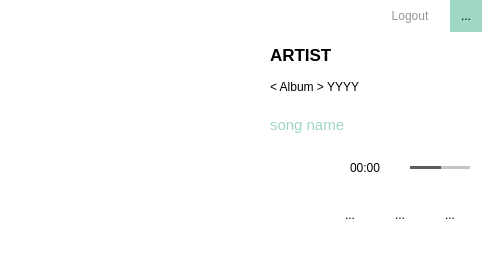
<?xml version="1.0" encoding="UTF-8"?>
<ui version="4.0">
 <class>doubanFM</class>
 <widget class="QWidget" name="doubanFM">
  <property name="geometry">
   <rect>
    <x>0</x>
    <y>0</y>
    <width>500</width>
    <height>255</height>
   </rect>
  </property>
  <property name="minimumSize">
   <size>
    <width>500</width>
    <height>255</height>
   </size>
  </property>
  <property name="maximumSize">
   <size>
    <width>500</width>
    <height>255</height>
   </size>
  </property>
  <property name="windowTitle">
   <string>Form</string>
  </property>
  <property name="styleSheet">
   <string notr="true">QWidget#doubanFM{
	background-color:white;
}</string>
  </property>
  <widget class="QToolButton" name="pauseButton">
   <property name="geometry">
    <rect>
     <x>450</x>
     <y>0</y>
     <width>32</width>
     <height>32</height>
    </rect>
   </property>
   <property name="minimumSize">
    <size>
     <width>32</width>
     <height>32</height>
    </size>
   </property>
   <property name="maximumSize">
    <size>
     <width>32</width>
     <height>32</height>
    </size>
   </property>
   <property name="styleSheet">
    <string notr="true">QToolButton#pauseButton{
	border:none;
	background-color: rgb(157, 214, 197);
}
QToolButton#pauseButton:hover{
	background-color:rgba(157,214,197,180);
}</string>
   </property>
   <property name="text">
    <string>...</string>
   </property>
   <property name="icon">
    <iconset resource="../icons.qrc">
     <normaloff>:/icons/pause.png</normaloff>:/icons/pause.png</iconset>
   </property>
   <property name="iconSize">
    <size>
     <width>32</width>
     <height>32</height>
    </size>
   </property>
  </widget>
  <widget class="QLabel" name="userLabel">
   <property name="geometry">
    <rect>
     <x>370</x>
     <y>0</y>
     <width>80</width>
     <height>32</height>
    </rect>
   </property>
   <property name="minimumSize">
    <size>
     <width>80</width>
     <height>32</height>
    </size>
   </property>
   <property name="maximumSize">
    <size>
     <width>80</width>
     <height>32</height>
    </size>
   </property>
   <property name="styleSheet">
    <string notr="true">QLabel#userLabel{
	color:rgb(147,152,146);
}</string>
   </property>
   <property name="text">
    <string>Logout</string>
   </property>
   <property name="alignment">
    <set>Qt::AlignCenter</set>
   </property>
  </widget>
  <widget class="QLabel" name="albumImageLabel">
   <property name="geometry">
    <rect>
     <x>0</x>
     <y>0</y>
     <width>250</width>
     <height>255</height>
    </rect>
   </property>
   <property name="minimumSize">
    <size>
     <width>250</width>
     <height>255</height>
    </size>
   </property>
   <property name="maximumSize">
    <size>
     <width>250</width>
     <height>255</height>
    </size>
   </property>
   <property name="frameShape">
    <enum>QFrame::NoFrame</enum>
   </property>
   <property name="frameShadow">
    <enum>QFrame::Plain</enum>
   </property>
   <property name="text">
    <string/>
   </property>
   <property name="pixmap">
    <pixmap resource="../icons.qrc">:/icons/use your imagination.jpg</pixmap>
   </property>
   <property name="scaledContents">
    <bool>true</bool>
   </property>
  </widget>
  <widget class="QLabel" name="artistLabel">
   <property name="geometry">
    <rect>
     <x>270</x>
     <y>40</y>
     <width>200</width>
     <height>30</height>
    </rect>
   </property>
   <property name="minimumSize">
    <size>
     <width>200</width>
     <height>30</height>
    </size>
   </property>
   <property name="maximumSize">
    <size>
     <width>200</width>
     <height>30</height>
    </size>
   </property>
   <property name="font">
    <font>
     <pointsize>13</pointsize>
     <weight>75</weight>
     <bold>true</bold>
    </font>
   </property>
   <property name="text">
    <string>ARTIST</string>
   </property>
  </widget>
  <widget class="QLabel" name="albumLabel">
   <property name="geometry">
    <rect>
     <x>270</x>
     <y>75</y>
     <width>200</width>
     <height>25</height>
    </rect>
   </property>
   <property name="minimumSize">
    <size>
     <width>200</width>
     <height>25</height>
    </size>
   </property>
   <property name="maximumSize">
    <size>
     <width>200</width>
     <height>25</height>
    </size>
   </property>
   <property name="text">
    <string>&lt; Album &gt; YYYY</string>
   </property>
  </widget>
  <widget class="QLabel" name="songLabel">
   <property name="geometry">
    <rect>
     <x>270</x>
     <y>115</y>
     <width>200</width>
     <height>20</height>
    </rect>
   </property>
   <property name="minimumSize">
    <size>
     <width>200</width>
     <height>20</height>
    </size>
   </property>
   <property name="maximumSize">
    <size>
     <width>200</width>
     <height>20</height>
    </size>
   </property>
   <property name="font">
    <font>
     <pointsize>11</pointsize>
    </font>
   </property>
   <property name="styleSheet">
    <string notr="true">QLabel#songLabel{
	
	color: rgb(157, 214, 197);
}</string>
   </property>
   <property name="text">
    <string>song name</string>
   </property>
  </widget>
  <widget class="Phonon::SeekSlider" name="seekSlider" native="true">
   <property name="geometry">
    <rect>
     <x>270</x>
     <y>140</y>
     <width>200</width>
     <height>15</height>
    </rect>
   </property>
   <property name="styleSheet">
    <string notr="true">QSlider::groove:horizontal {
border: none;
height: 3px; /* the groove expands to the size of the slider by default. by giving it
a height, it has a fixed size */
background: qlineargradient(x1:0, y1:0, x2:0, y2:1, stop:0 #B1B1B1, stop:1 #c4c4c4);
margin: 0px 0;
}
QSlider::handle:horizontal {
/*background: qlineargradient(x1:0, y1:0, x2:1, y2:1, stop:0 #b4b4b4, stop:1 #8f8f8f); */
background:rgb(157, 214, 197);
border: 0px solid rgb(157, 214, 197);
width: 0px;
margin: 0px 0; /* handle is placed by default on the contents rect of the groove.
Expand outside the groove */
border-radius: 0px;
}
QSlider::add-page:horizon{
	background:#c4c4c4;
}
QSlider::sub-page:horizon{
	background:rgb(157, 214, 197);
}</string>
   </property>
  </widget>
  <widget class="QWidget" name="volumnContainer" native="true">
   <property name="geometry">
    <rect>
     <x>350</x>
     <y>160</y>
     <width>120</width>
     <height>15</height>
    </rect>
   </property>
   <widget class="QLabel" name="runningtime">
    <property name="geometry">
     <rect>
      <x>0</x>
      <y>0</y>
      <width>40</width>
      <height>15</height>
     </rect>
    </property>
    <property name="minimumSize">
     <size>
      <width>40</width>
      <height>15</height>
     </size>
    </property>
    <property name="maximumSize">
     <size>
      <width>40</width>
      <height>15</height>
     </size>
    </property>
    <property name="font">
     <font>
      <pointsize>9</pointsize>
     </font>
    </property>
    <property name="text">
     <string>00:00</string>
    </property>
   </widget>
   <widget class="QSlider" name="volumeSlider">
    <property name="geometry">
     <rect>
      <x>60</x>
      <y>0</y>
      <width>60</width>
      <height>15</height>
     </rect>
    </property>
    <property name="minimumSize">
     <size>
      <width>60</width>
      <height>15</height>
     </size>
    </property>
    <property name="maximumSize">
     <size>
      <width>60</width>
      <height>15</height>
     </size>
    </property>
    <property name="styleSheet">
     <string notr="true">QSlider#volumeSlider::groove:horizontal {
border: none;
height: 3px; /* the groove expands to the size of the slider by default. by giving it
a height, it has a fixed size */
background: qlineargradient(x1:0, y1:0, x2:0, y2:1, stop:0 #B1B1B1, stop:1 #c4c4c4);
margin: 0px 0;
}
QSlider#volumeSlider::handle:horizontal {
background: qlineargradient(x1:0, y1:0, x2:1, y2:1, stop:0 #b4b4b4, stop:1 #8f8f8f);
border: 1px solid #5c5c5c;
width: 0px;
margin: 0px 0; /* handle is placed by default on the contents rect of the groove.
Expand outside the groove */
border-radius: 3px;
}
QSlider#volumeSlider::add-page:horizon{
	background:#c4c4c4;
}
QSlider#volumeSlider::sub-page:horizon{
	background:#5c5c5c;
}</string>
    </property>
    <property name="singleStep">
     <number>10</number>
    </property>
    <property name="value">
     <number>50</number>
    </property>
    <property name="orientation">
     <enum>Qt::Horizontal</enum>
    </property>
   </widget>
   <widget class="QLabel" name="volumeIcon">
    <property name="geometry">
     <rect>
      <x>40</x>
      <y>0</y>
      <width>20</width>
      <height>15</height>
     </rect>
    </property>
    <property name="minimumSize">
     <size>
      <width>20</width>
      <height>15</height>
     </size>
    </property>
    <property name="maximumSize">
     <size>
      <width>20</width>
      <height>15</height>
     </size>
    </property>
    <property name="text">
     <string/>
    </property>
    <property name="pixmap">
     <pixmap resource="../icons.qrc">:/icons/volume.png</pixmap>
    </property>
    <property name="scaledContents">
     <bool>true</bool>
    </property>
    <property name="alignment">
     <set>Qt::AlignCenter</set>
    </property>
    <property name="wordWrap">
     <bool>false</bool>
    </property>
   </widget>
  </widget>
  <widget class="QToolButton" name="userLoginButton">
   <property name="geometry">
    <rect>
     <x>280</x>
     <y>195</y>
     <width>40</width>
     <height>40</height>
    </rect>
   </property>
   <property name="minimumSize">
    <size>
     <width>40</width>
     <height>40</height>
    </size>
   </property>
   <property name="maximumSize">
    <size>
     <width>40</width>
     <height>40</height>
    </size>
   </property>
   <property name="styleSheet">
    <string notr="true">QToolButton{
	border:none;
	background-color: white;
}
QToolButton:hover{
	border:none;
	background-color:rgba(224, 226, 225,200);
}</string>
   </property>
   <property name="text">
    <string/>
   </property>
   <property name="icon">
    <iconset resource="../icons.qrc">
     <normaloff>:/icons/user.png</normaloff>:/icons/user.png</iconset>
   </property>
   <property name="iconSize">
    <size>
     <width>32</width>
     <height>32</height>
    </size>
   </property>
  </widget>
  <widget class="QToolButton" name="rateSongButton">
   <property name="geometry">
    <rect>
     <x>330</x>
     <y>195</y>
     <width>40</width>
     <height>40</height>
    </rect>
   </property>
   <property name="minimumSize">
    <size>
     <width>40</width>
     <height>40</height>
    </size>
   </property>
   <property name="maximumSize">
    <size>
     <width>40</width>
     <height>40</height>
    </size>
   </property>
   <property name="styleSheet">
    <string notr="true">QToolButton#rateSongButton{
	border:none;
	background-color: white;
}
QToolButton#rateSongButton:hover{
	background-color:rgba(224, 226, 225,200);
}</string>
   </property>
   <property name="text">
    <string>...</string>
   </property>
   <property name="icon">
    <iconset resource="../icons.qrc">
     <normaloff>:/icons/heart.png</normaloff>:/icons/heart.png</iconset>
   </property>
   <property name="iconSize">
    <size>
     <width>32</width>
     <height>32</height>
    </size>
   </property>
  </widget>
  <widget class="QToolButton" name="byeSongButton">
   <property name="geometry">
    <rect>
     <x>380</x>
     <y>195</y>
     <width>40</width>
     <height>40</height>
    </rect>
   </property>
   <property name="minimumSize">
    <size>
     <width>40</width>
     <height>40</height>
    </size>
   </property>
   <property name="maximumSize">
    <size>
     <width>40</width>
     <height>40</height>
    </size>
   </property>
   <property name="toolTip">
    <string>Never Play</string>
   </property>
   <property name="styleSheet">
    <string notr="true">QToolButton#byeSongButton{
	border:none;
	background-color: white;
}
QToolButton#byeSongButton:hover{
	background-color:rgba(224, 226, 225,200);
}</string>
   </property>
   <property name="text">
    <string>...</string>
   </property>
   <property name="icon">
    <iconset resource="../icons.qrc">
     <normaloff>:/icons/trash.png</normaloff>:/icons/trash.png</iconset>
   </property>
   <property name="iconSize">
    <size>
     <width>32</width>
     <height>32</height>
    </size>
   </property>
  </widget>
  <widget class="QToolButton" name="nextSongButton">
   <property name="geometry">
    <rect>
     <x>430</x>
     <y>195</y>
     <width>40</width>
     <height>40</height>
    </rect>
   </property>
   <property name="minimumSize">
    <size>
     <width>40</width>
     <height>40</height>
    </size>
   </property>
   <property name="maximumSize">
    <size>
     <width>40</width>
     <height>40</height>
    </size>
   </property>
   <property name="toolTip">
    <string>Next Song</string>
   </property>
   <property name="styleSheet">
    <string notr="true">QToolButton#nextSongButton{
	border:none;
	background-color: white;
}
QToolButton#nextSongButton:hover{
	background-color:rgba(224, 226, 225,200);
}</string>
   </property>
   <property name="text">
    <string>...</string>
   </property>
   <property name="icon">
    <iconset resource="../icons.qrc">
     <normaloff>:/icons/next.png</normaloff>:/icons/next.png</iconset>
   </property>
   <property name="iconSize">
    <size>
     <width>32</width>
     <height>32</height>
    </size>
   </property>
  </widget>
 </widget>
 <customwidgets>
  <customwidget>
   <class>Phonon::SeekSlider</class>
   <extends>QWidget</extends>
   <header location="global">phonon/seekslider.h</header>
  </customwidget>
 </customwidgets>
 <resources>
  <include location="../icons.qrc"/>
 </resources>
 <connections/>
</ui>
